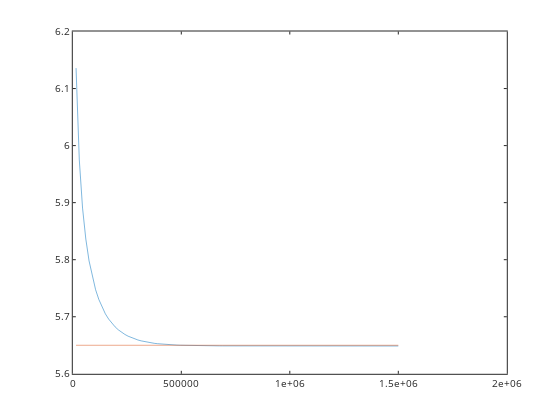

Notebook source saved alongside this figure:
### Code cell
pHequil=-log10(sqrt(10^-3.5*10^-1.5*10^-6.3))
plot(time,pHphreeqc,time,pHequil.*ones(size(time)))
